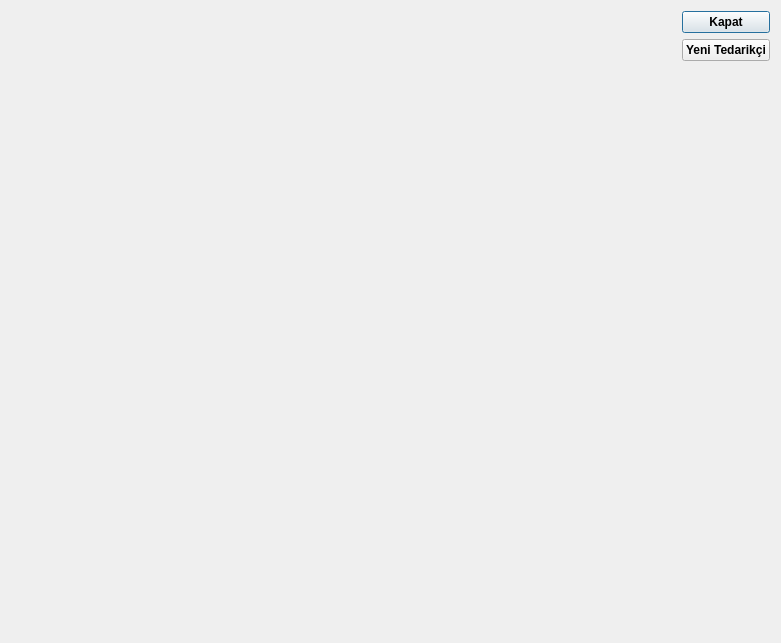
<?xml version="1.0" encoding="UTF-8"?>
<ui version="4.0">
 <class>TMOTedarikciFormu</class>
 <widget class="QDialog" name="TMOTedarikciFormu">
  <property name="geometry">
   <rect>
    <x>0</x>
    <y>0</y>
    <width>781</width>
    <height>643</height>
   </rect>
  </property>
  <property name="windowTitle">
   <string>Tedarikçi Formu</string>
  </property>
  <property name="windowIcon">
   <iconset resource="../../Kaynaklar.qrc">
    <normaloff>:/resimler/tedarikci.jpg</normaloff>
    <normalon>:/resimler/tedarikci.jpg</normalon>:/resimler/tedarikci.jpg</iconset>
  </property>
  <property name="styleSheet">
   <string notr="true">TMOTedarikciFormu{

	background-image: url(:/resimler/tedarikci.jpg);
}

QLabel {
   font:Bold; 
   color: #ffffff;
}
QGroupBox {
    font:Bold;
color: #ffffff;
}
QPushButton{font:Bold;}
QRadioButton{
    font:Bold;
color: #ffffff;
}


</string>
  </property>
  <layout class="QGridLayout" name="gridLayout">
   <item row="0" column="0" rowspan="3">
    <widget class="QTabWidget" name="tabTedarikciIslemleri">
     <property name="styleSheet">
      <string notr="true">TMOTedarikciFormu{

	background-image: url(:/resimler/tedarikci.jpg);
}

QLabel {
   font:Bold; 
   color: #ffffff;
}
QGroupBox {
    font:Bold;
color: #ffffff;
}
QPushButton{font:Bold;}


</string>
     </property>
     <property name="tabPosition">
      <enum>QTabWidget::South</enum>
     </property>
     <property name="tabShape">
      <enum>QTabWidget::Rounded</enum>
     </property>
     <property name="currentIndex">
      <number>-1</number>
     </property>
     <property name="elideMode">
      <enum>Qt::ElideLeft</enum>
     </property>
     <property name="documentMode">
      <bool>true</bool>
     </property>
     <property name="tabsClosable">
      <bool>false</bool>
     </property>
     <property name="movable">
      <bool>false</bool>
     </property>
    </widget>
   </item>
   <item row="0" column="1">
    <widget class="QPushButton" name="btnKapat">
     <property name="text">
      <string>Kapat</string>
     </property>
    </widget>
   </item>
   <item row="1" column="1">
    <widget class="QPushButton" name="btnYeniTedarikci">
     <property name="text">
      <string>Yeni Tedarikçi</string>
     </property>
    </widget>
   </item>
   <item row="2" column="1">
    <spacer name="verticalSpacer">
     <property name="orientation">
      <enum>Qt::Vertical</enum>
     </property>
     <property name="sizeHint" stdset="0">
      <size>
       <width>20</width>
       <height>564</height>
      </size>
     </property>
    </spacer>
   </item>
  </layout>
 </widget>
 <resources>
  <include location="../../Kaynaklar.qrc"/>
 </resources>
 <connections>
  <connection>
   <sender>btnKapat</sender>
   <signal>clicked()</signal>
   <receiver>TMOTedarikciFormu</receiver>
   <slot>reject()</slot>
   <hints>
    <hint type="sourcelabel">
     <x>742</x>
     <y>20</y>
    </hint>
    <hint type="destinationlabel">
     <x>764</x>
     <y>207</y>
    </hint>
   </hints>
  </connection>
 </connections>
</ui>
